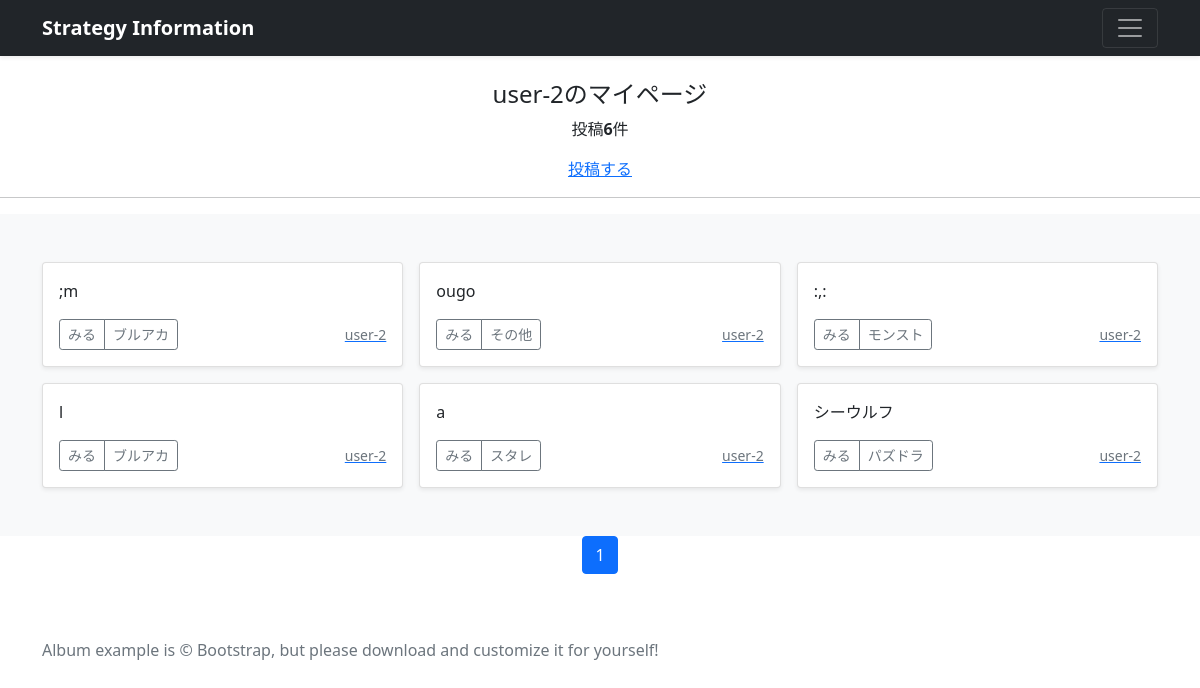
The app's page /mypage/ (signed in) with its own data.
### accounts/models.py (models this page shows)
class CustomUser(AbstractUser):
    pass

### photo/models.py (models this page shows, shortened)
class PhotoPost(models.Model):
    user = models.ForeignKey(CustomUser, verbose_name="ユーザ", on_delete=models.CASCADE)
    category = models.ForeignKey(
        Category, verbose_name="カテゴリ", on_delete=models.PROTECT
    )
    title = models.CharField(verbose_name="タイトル", max_length=200)
    comment = models.TextField(verbose_name="コメント")
    image1 = models.ImageField(verbose_name="イメージ1", upload_to="photos", blank=True)
    posted_at = models.DateTimeField(verbose_name="投稿日時", auto_now=True)

class Category(models.Model):
    title = models.CharField(verbose_name="カテゴリー", max_length=20)

### photo/views.py (the view)
# urls.py: path("mypage/", views.MypageView.as_view(), name="mypage"),
class MypageView(ListView):
    template_name = "mypage.html"
    paginate_by = 9
    def get_queryset(self):
        queryset = PhotoPost.objects.filter(user=self.request.user).order_by(
            "-posted_at"
        )
        return queryset

### photo/templates/mypage.html (shortened to what this page needs)
{% extends 'base.html' %}
{% block contents %}
{% if user.is_authenticated %}
<br>
<div style="text-align: center;">
  <h4>{{user.username}}のマイページ</h4>
  {% if object_list.count == 0 %}
  <p>{{user.username}}の投稿はありません</p>
  {% else %}
  <p>投稿<strong>{{object_list.count}}</strong>件</p>
  {% endif %}
  <a href="{% url 'photo:post' %}">投稿する</a>
</div>
<hr>
{% endif %}
{% include "photos_list.html" %}
{% include "pagination.html" %}
{% endblock %}

### photo/templates/base.html (shortened to what this page needs)
{% load static %}
<!doctype html>
<html lang="ja">
<head>
  <link href="https://cdn.jsdelivr.net/npm/bootstrap@5.0.2/dist/css/bootstrap.min.css" rel="stylesheet"
>
</head>
<body>
  <header>
    <div class="navbar navbar-dark bg-dark shadow-sm">
      <div class="container">
        <a href="{% url 'photo:index' %}" class="navbar-brand d-flex align-items-center">
          <strong>Strategy Information</strong>
        </a>
        <button class="navbar-toggler" type="button" data-bs-toggle="collapse" data-bs-target="#navbarHeader"
          aria-controls="navbarHeader" aria-expanded="false" aria-label="Toggle navigation">
          <span class="navbar-toggler-icon"></span>
        </button>
      </div>
    </div>
  </header>
  <main>
    {% block contents %}{% endblock %}
  </main>
  <footer class="text-muted py-5">
    <div class="container">
      <p class="mb-1">Album example is &copy; Bootstrap, but please download and customize it for yourself!</p>
    </div>
  </footer>
</body>
</html>

### photo/templates/photos_list.html
<div class="album py-5 bg-light">
  <div class="container">
    <div class="row row-cols-1 row-cols-sm-2 row-cols-md-3 g-3">
      {% for record in object_list %}
      <div class="col">
        <div class="card shadow-sm">
          <div class="card-body">
            <p class="card-text">{{record.title}}</p>
            <div class="d-flex justify-content-between align-items-center">
              <div class="btn-group">
                <button type="button" class="btn btn-sm btn-outline-secondary"
                  onclick="location.href='{% url 'photo:photo_detail' record.pk %}'">みる</button>
                <button type="button" class="btn btn-sm btn-outline-secondary"
                  onclick="location.href='{% url 'photo:photos_category' category=record.category.id %}'">{{record.category.title}}</button>
              </div>
              <a href="{% url 'photo:user_list' user=record.user.id %}"><small
                  class="text-muted">{{record.user.username}}</small></a>
            </div>
          </div>
        </div>
      </div>
      {% endfor %}
    </div>
  </div>
</div>

### photo/templates/pagination.html (shortened to what this page needs)
<ul class="pagination" style="justify-content:center">
    {% for num in page_obj.paginator.page_range %}
    {% if page_obj.number == num %}
    <li class="page-item active">
        <span class="page-link">{{ num }}</span>
    </li>
    {% else %}
    <li class="page-item">
        <a class="page-link" href="?page={{ num }}">{{ num }}</a>
    </li>
    {% endif %}
    {% endfor %}
</ul>

### records on screen
CustomUser: username "user-2"
PhotoPost: title ";m", category "ブルアカ", user.username "user-2"
PhotoPost: title "ougo", category "その他", user.username "user-2"
PhotoPost: title ":,:", category "モンスト", user.username "user-2"
PhotoPost: title "l", category "ブルアカ", user.username "user-2"
PhotoPost: title "a", category "スタレ", user.username "user-2"
PhotoPost: title "シーウルフ", category "パズドラ", user.username "user-2"

### other values on screen
{{ object_list.count }} "6"
{{ num }} "1"
